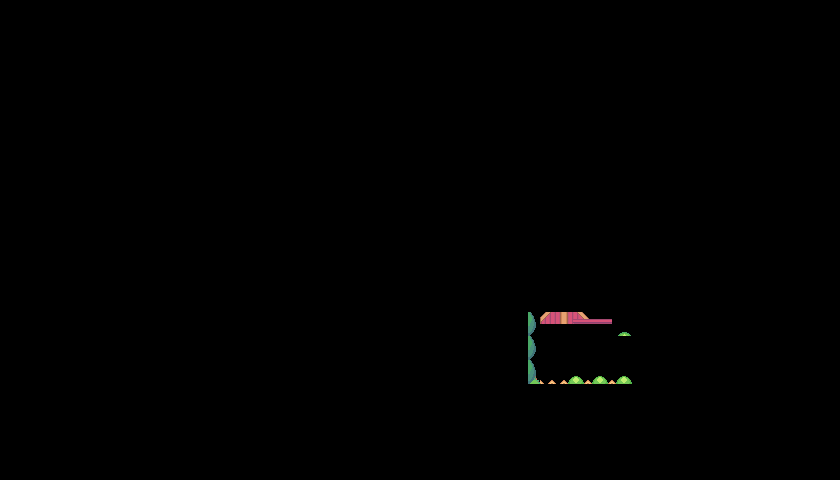

A 2D game scene composited from a Tiled map and its tileset images. What follows is a short description and the map's XML, with each tile layer's data collapsed to a summary:
An orthogonal 70x40 tile map with 12x12 px tiles, 2 tile layers (Foreground 2, Foreground), 12 hidden layers not drawn, 2 tilesets.

<map version="1.8" tiledversion="1.8.2" orientation="orthogonal" renderorder="right-down" width="70" height="40" tilewidth="12" tileheight="12" infinite="0" nextlayerid="20" nextobjectid="1">
 <editorsettings>
  <export target="CollisionData.tmj" format="json" />
 </editorsettings>
 <tileset firstgid="1" source="Online_Game_Tileset.tsx" />
 <tileset firstgid="1025" source="Online_Game_Collision_Tileset.tsx" />
 <group id="16" name="BackGround" visible="0">
  <layer id="1" name="Water" width="70" height="40">
   <data>[2800 cells, 2800 non-empty, 9 distinct tile ids]</data>
  </layer>
  <layer id="2" name="LandMass" width="70" height="40">
   <data>[2800 cells, 238 non-empty, 59 distinct tile ids]</data>
  </layer>
  <layer id="10" name="Path" width="70" height="40">
   <data>[2800 cells, 44 non-empty, 13 distinct tile ids]</data>
  </layer>
  <layer id="6" name="Fences" width="70" height="40">
   <data>[2800 cells, 22 non-empty, 12 distinct tile ids]</data>
  </layer>
  <layer id="11" name="Flowers" width="70" height="40">
   <data>[2800 cells, 53 non-empty, 31 distinct tile ids]</data>
  </layer>
  <layer id="5" name="LandMass Layer2" width="70" height="40">
   <data>[2800 cells, 99 non-empty, 53 distinct tile ids]</data>
  </layer>
  <layer id="3" name="Port" width="70" height="40">
   <data>[2800 cells, 49 non-empty, 49 distinct tile ids]</data>
  </layer>
  <layer id="4" name="House" width="70" height="40">
   <data>[2800 cells, 64 non-empty, 64 distinct tile ids]</data>
  </layer>
  <group id="15" name="Trees">
   <layer id="9" name="Trees3" width="70" height="40">
    <data>[2800 cells, 66 non-empty, 24 distinct tile ids]</data>
   </layer>
   <layer id="8" name="Trees2" width="70" height="40">
    <data>[2800 cells, 73 non-empty, 24 distinct tile ids]</data>
   </layer>
   <layer id="7" name="Trees" width="70" height="40">
    <data>[2800 cells, 67 non-empty, 24 distinct tile ids]</data>
   </layer>
  </group>
 </group>
 <layer id="12" name="Collision" width="70" height="40" visible="0" opacity="0.54">
  <data>[2800 cells, 72 non-empty, 1 distinct tile ids]</data>
 </layer>
 <group id="19" name="Foreground">
  <layer id="17" name="Foreground 2" width="70" height="40">
   <data>[2800 cells, 9 non-empty, 4 distinct tile ids]</data>
  </layer>
  <layer id="14" name="Foreground" width="70" height="40">
   <data>[2800 cells, 22 non-empty, 14 distinct tile ids]</data>
  </layer>
 </group>
</map>
